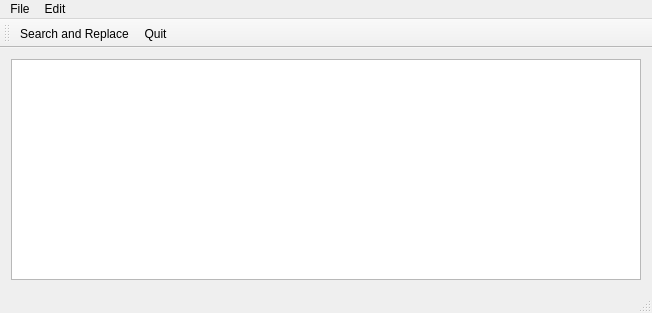
<?xml version="1.0" encoding="UTF-8"?>
<ui version="4.0">
 <class>Assignment2</class>
 <widget class="QMainWindow" name="Assignment2">
  <property name="geometry">
   <rect>
    <x>0</x>
    <y>0</y>
    <width>652</width>
    <height>313</height>
   </rect>
  </property>
  <property name="windowTitle">
   <string>Text Editor</string>
  </property>
  <widget class="QWidget" name="centralWidget">
   <layout class="QGridLayout" name="gridLayout">
    <item row="1" column="0">
     <widget class="QTextEdit" name="textEdit">
      <property name="enabled">
       <bool>true</bool>
      </property>
      <property name="sizePolicy">
       <sizepolicy hsizetype="Expanding" vsizetype="Expanding">
        <horstretch>0</horstretch>
        <verstretch>0</verstretch>
       </sizepolicy>
      </property>
     </widget>
    </item>
   </layout>
  </widget>
  <widget class="QToolBar" name="mainToolBar">
   <attribute name="toolBarArea">
    <enum>TopToolBarArea</enum>
   </attribute>
   <attribute name="toolBarBreak">
    <bool>false</bool>
   </attribute>
   <addaction name="actionSearch_and_Replace"/>
   <addaction name="actionQuit"/>
  </widget>
  <widget class="QStatusBar" name="statusBar"/>
  <widget class="QMenuBar" name="menuBar">
   <property name="geometry">
    <rect>
     <x>0</x>
     <y>0</y>
     <width>652</width>
     <height>21</height>
    </rect>
   </property>
   <widget class="QMenu" name="menuText_Editor">
    <property name="title">
     <string>File</string>
    </property>
    <addaction name="actionQuit"/>
   </widget>
   <widget class="QMenu" name="menuEdit">
    <property name="title">
     <string>Edit</string>
    </property>
    <addaction name="actionSearch_and_Replace"/>
   </widget>
   <addaction name="menuText_Editor"/>
   <addaction name="menuEdit"/>
  </widget>
  <action name="actionFile">
   <property name="text">
    <string>Save</string>
   </property>
  </action>
  <action name="actionSearch_and_Replace">
   <property name="icon">
    <iconset resource="search_and_replace.qrc">
     <normaloff>:/search/search.png</normaloff>:/search/search.png</iconset>
   </property>
   <property name="text">
    <string>Search and Replace</string>
   </property>
  </action>
  <action name="actionQuit">
   <property name="icon">
    <iconset resource="search_and_replace.qrc">
     <normaloff>:/quit/quit.png</normaloff>
     <normalon>../../../../Users/Bobby/Downloads/dog.png</normalon>:/quit/quit.png</iconset>
   </property>
   <property name="text">
    <string> Quit</string>
   </property>
  </action>
 </widget>
 <layoutdefault spacing="6" margin="11"/>
 <resources>
  <include location="search_and_replace.qrc"/>
 </resources>
 <connections>
  <connection>
   <sender>actionQuit</sender>
   <signal>activated()</signal>
   <receiver>Assignment2</receiver>
   <slot>close()</slot>
   <hints>
    <hint type="sourcelabel">
     <x>-1</x>
     <y>-1</y>
    </hint>
    <hint type="destinationlabel">
     <x>325</x>
     <y>156</y>
    </hint>
   </hints>
  </connection>
 </connections>
</ui>
